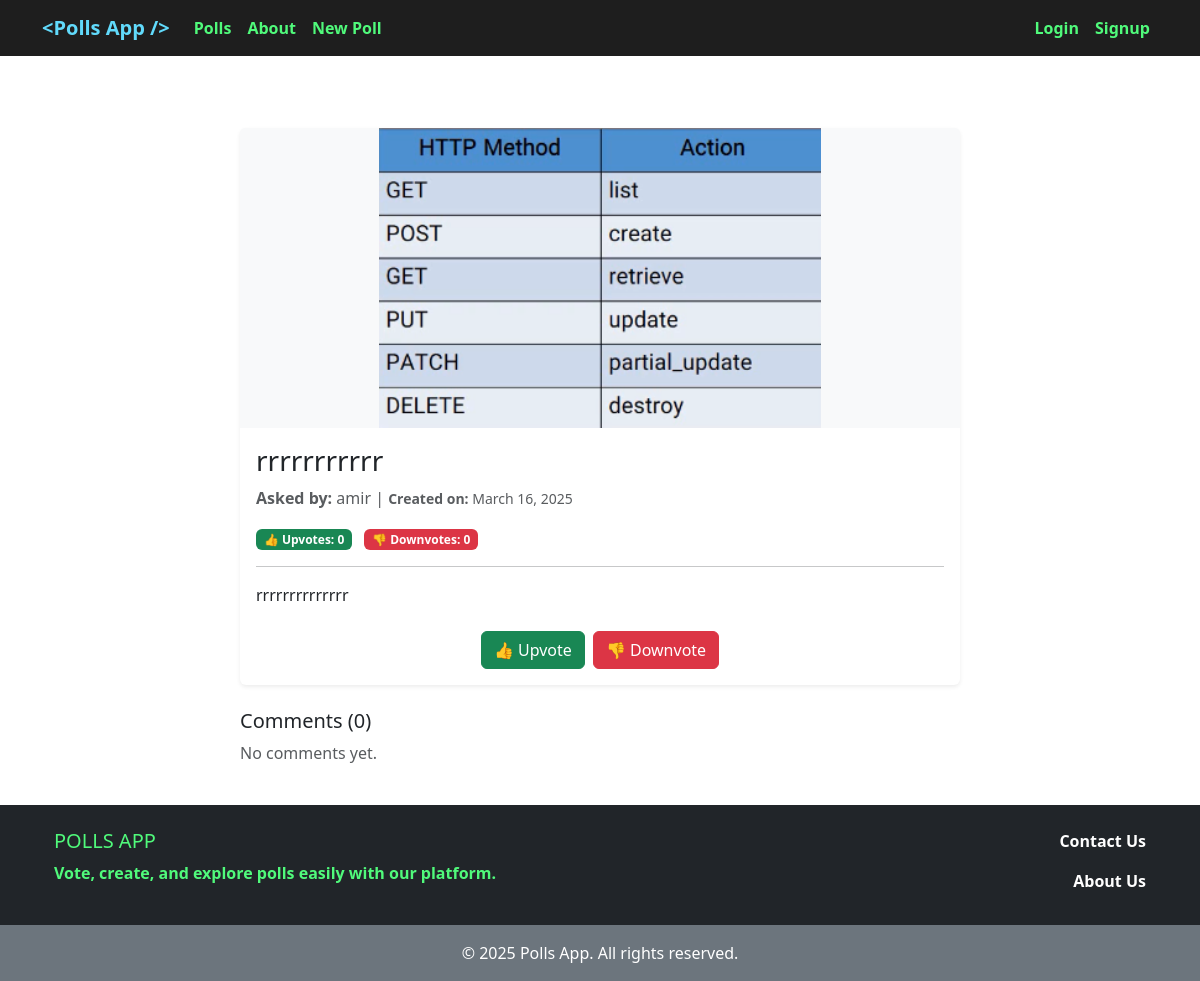
Before: /poll/13/ with the older database file.
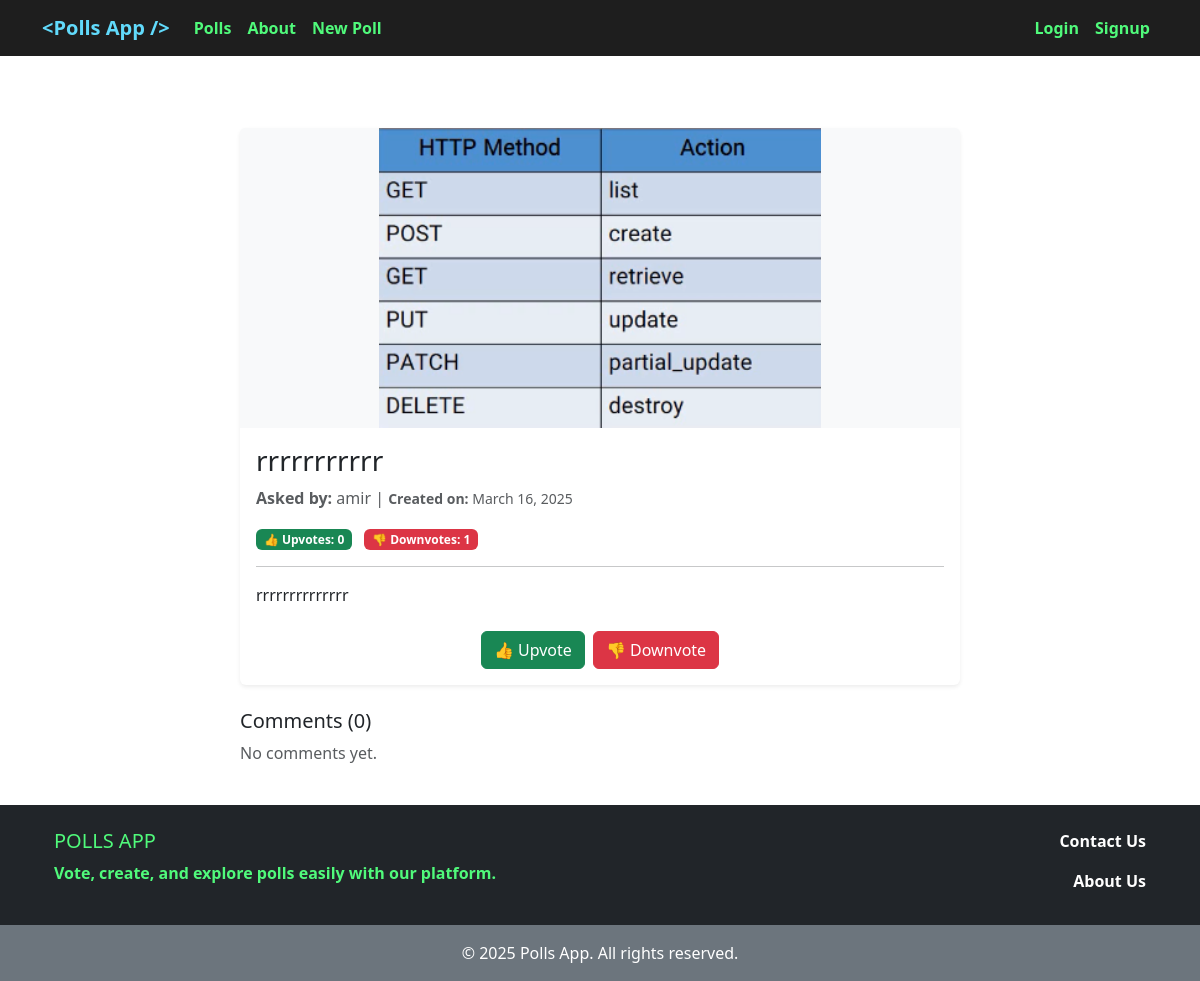
After: the same page with the newer database file.
### polls/models.py (models this page shows, shortened)
class Poll(models.Model):
    question = models.CharField(max_length=700)
    user = models.ForeignKey(get_user_model(), on_delete=models.CASCADE)
    description = models.TextField(blank=True)
    cover = models.ImageField(upload_to='covers/', blank=True)
    up_vote = models.PositiveIntegerField(default=0)
    down_vote = models.PositiveIntegerField(default=0)
    upvoted_by = models.ManyToManyField(get_user_model(), related_name='upvoted_polls', blank=True)
    downvoted_by = models.ManyToManyField(get_user_model(), related_name='downvoted_polls', blank=True)
    datetime_created = models.DateTimeField(auto_now_add=True)
    datetime_modified = models.DateTimeField(auto_now=True)

### accounts/models.py (models this page shows)
class CustomUser(AbstractUser):
    ROLE_CHOICES = [
        ('M', 'Manager'),
        ('E', 'Employee'),
        ('S', 'Student'),
        ('O', 'Other'),
    ]
    role = models.CharField(choices=ROLE_CHOICES, max_length=1, default=ROLE_CHOICES[3][0])

### polls/views.py (the view)
# urls.py: path('poll/<int:pk>/', poll_detail_view, name='poll_detail'),
def poll_detail_view(request, pk):
    poll = get_object_or_404(Poll, pk=pk)
    comments = poll.comments.all()
    return render(request, 'polls/poll_detail.html', context={
        'poll': poll,
        'comments': comments,
    })

### polls/templates/polls/poll_detail.html (shortened to what this page needs)
{% extends '_base.html' %}
{% block content %}
    <div class="container mt-5">
        <div class="row justify-content-center">
            <div class="col-md-8">
                <div class="card shadow-sm border-0 rounded">
                    {% if poll.cover %}
                        <img src="{{ poll.cover.url }}" class="card-img-top img-fluid" alt="Poll Image">
                    {% else %}
                        <img src="https://placehold.co/800x300" class="card-img-top img-fluid"
                             alt="Poll image for {{ poll.question }}">
                    {% endif %}
                    <div class="card-body">
                        <h3 class="card-title">{{ poll.question }}</h3>
                        <p class="card-text text-muted">
                            <strong>Asked by:</strong> {{ poll.user }} |
                            <small><strong>Created on:</strong> {{ poll.datetime_created|date:"F d, Y" }}</small>
                        </p>
                        <div class="d-flex justify-content-between align-items-center">
                            <div>
                                <span class="badge bg-success">👍 Upvotes: {{ poll.up_vote }}</span>
                                <span class="badge bg-danger mx-2">👎 Downvotes: {{ poll.down_vote }}</span>
                            </div>
                        </div>
                        <hr>
                        <p>{{ poll.description }}</p>
                        <div class="mt-4 d-flex justify-content-center">
                            <div class="btn-group">
                                <form action="{% url 'poll_vote' poll.id %}" method="post">
                                    <button type="submit" class="btn btn-success">👍 Upvote</button>
                                </form>
                                <form action="{% url 'poll_down_vote' poll.id %}" method="post" class="ms-2">
                                    <button type="submit" class="btn btn-danger">👎 Downvote</button>
                                </form>
                            </div>
                        </div>
                    </div>
                </div>
                <div class="mt-4">
                    <h5>Comments ({{ comments|length }})</h5>
                    {% for comment in comments %}
                        <div class="card mb-2 shadow-sm">
                            <div class="card-body">
                                <small class="text-muted">
                                    <strong>{{ comment.user|capfirst }}</strong> | {{ comment.datetime_created|date:"F d, Y" }}
                                </small>
                                <p class="comment-text mt-2">{{ comment.body }}</p>
                            </div>
                        </div>
                    {% empty %}
                        <p class="text-muted">No comments yet.</p>
                    {% endfor %}
                </div>
            </div>
        </div>
    </div>
{% endblock content %}

Changed rows visible on the page:
changed Poll "rrrrrrrrrrr": down_vote "0" → "1"
